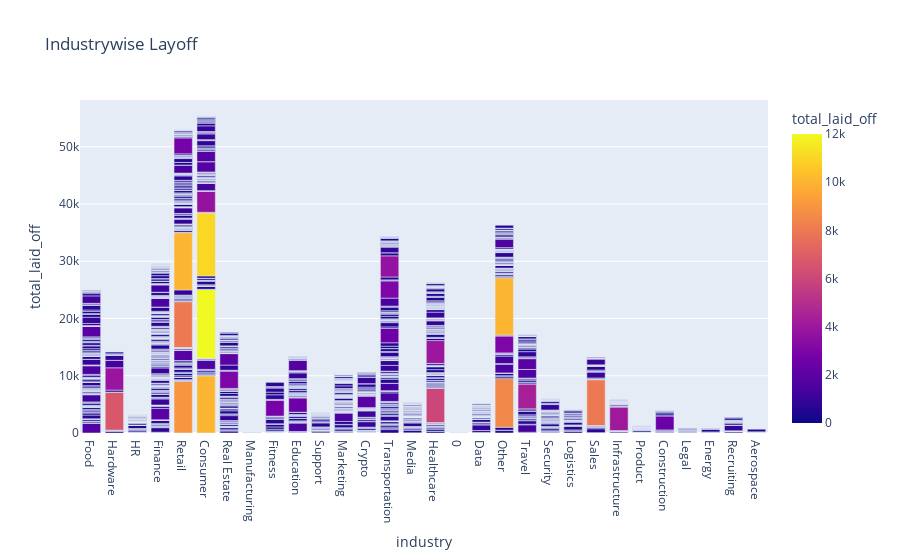

The notebook cell saved with this chart:
### Code cell
import plotly.express as px
figure = px.bar(df, x=df["industry"], 
                y = df["total_laid_off"], 
                color = df["total_laid_off"],
            title="Industrywise Layoff")
figure.show()

### Figure 1 — Plotly figure (JSON) as saved in the notebook; plotly's stock layout.template omitted (floating-point values rounded to 4 significant figures; data arrays with more than 128 entries replaced by an {"elided": "..."} marker saying what was removed)
{"data": [{"alignmentgroup": "True", "hovertemplate": "industry=%{x}<br>total_laid_off=%{marker.color}<extra></extra>", "legendgroup": "", "marker": {"color": {"elided": "2413 int values"}, "coloraxis": "coloraxis", "pattern": {"shape": ""}}, "name": "", "offsetgroup": "", "orientation": "v", "showlegend": false, "textposition": "auto", "type": "bar", "x": {"elided": "2413 mixed values"}, "xaxis": "x", "y": {"elided": "2413 int values"}, "yaxis": "y"}], "layout": {"barmode": "relative", "coloraxis": {"colorbar": {"title": {"text": "total_laid_off"}}, "colorscale": [[0, "#0d0887"], [0.1111, "#46039f"], [0.2222, "#7201a8"], [0.3333, "#9c179e"], [0.4444, "#bd3786"], [0.5556, "#d8576b"], [0.6667, "#ed7953"], [0.7778, "#fb9f3a"], [0.8889, "#fdca26"], [1, "#f0f921"]]}, "legend": {"tracegroupgap": 0}, "title": {"text": "Industrywise Layoff"}, "xaxis": {"anchor": "y", "domain": [0, 1], "title": {"text": "industry"}}, "yaxis": {"anchor": "x", "domain": [0, 1], "title": {"text": "total_laid_off"}}}}
